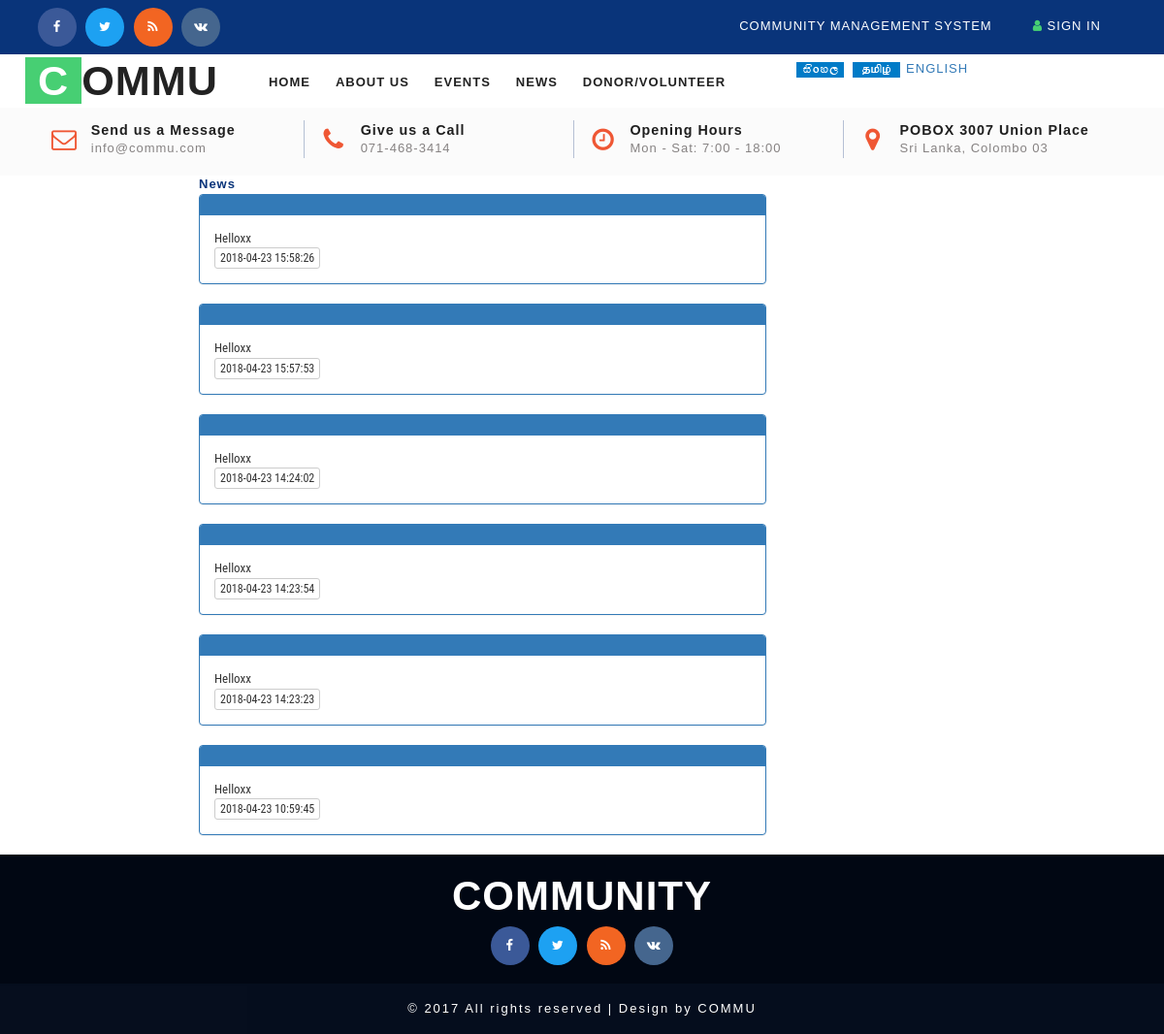
Before: /news.php with the older database file.
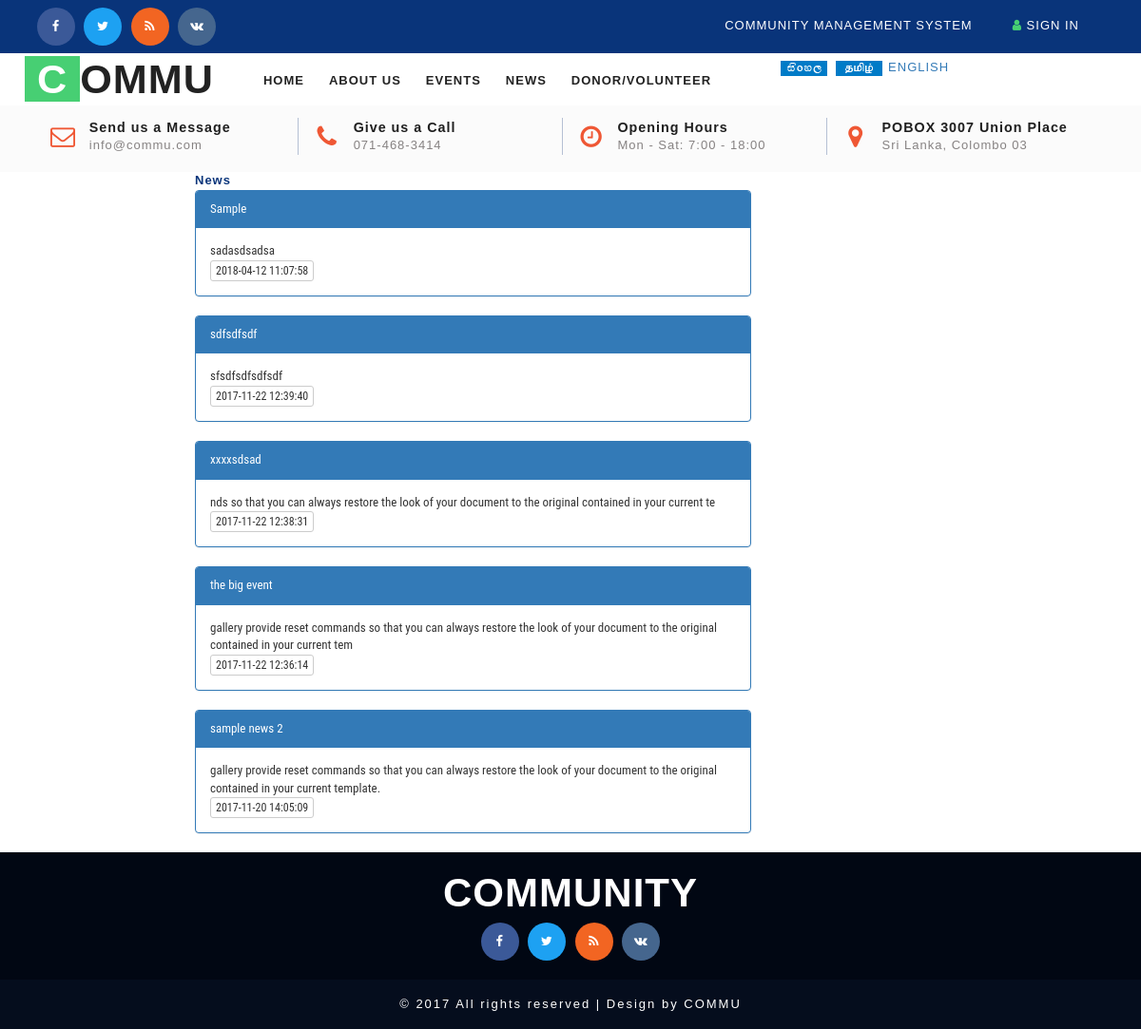
After: the same page with the newer database file.
### tables this page shows
CREATE TABLE `cms_news` (
  `id` int(5) NOT NULL AUTO_INCREMENT,
  `news_title` varchar(50) DEFAULT NULL,
  `description` varchar(250) DEFAULT NULL,
  `usercreated` int(5) DEFAULT NULL COMMENT 'cms_user',
  `datecreated` timestamp NOT NULL DEFAULT current_timestamp(),
  `status` varchar(10) DEFAULT 'ACTIVE' COMMENT 'ACT|DACT',
  PRIMARY KEY (`id`),
  KEY `FK_cms_news_user` (`usercreated`),
  CONSTRAINT `FK_cms_news_user` FOREIGN KEY (`usercreated`) REFERENCES `cms_user` (`id`)
);

### model/DB.php (called while the page is built, shortened)
<?php
function getDBConnection() {
    $servername = "localhost";
    $username = "root";
    $password = "123";
    $db = "cmsdb";
    $conn = mysqli_connect($servername, $username, $password, $db);
    if (!$conn) {
        die("Connection failed: " . mysqli_connect_error());
    } else {
        return $conn;
    }
}
function getData($sql) {
    $conn = getDBConnection();
    $result = mysqli_query($conn, $sql);
    if (mysqli_num_rows($result) > 0) {
        return $result;
    } else {
        return FALSE;
    }
}
?>

### news.php (the view, shortened to what the changed rows need)
<?php session_start();
   include './model/DB.php';
   ?>
<!DOCTYPE html>
<html lang="en">
    <head>
        <?php include_once './basecss.php'; ?>
    </head>
    <body>
        <div class="banner">
            <nav class="navbar navbar-default">
                <div class="navbar-header navbar-left">
                    <h1><a class="navbar-brand" href="index.html"><span>C</span>OMMU</a></h1>
                </div>
            </nav>
        </div>
        <div class = "row">
            <div class="col-md-6">
                <?php
                $sqlNews = " SELECT * FROM cms_news WHERE STATUS = 'ACTIVE' ORDER BY id DESC  ";
                $resultNews = getData($sqlNews);
                if ($resultNews != FALSE) {
                    while ($row = mysqli_fetch_assoc($resultNews)) {
                        ?>
<div class="panel panel-primary">
        <div class="panel-heading"><?= $row['news_title'] ?></div>
        <div class="panel-body">
           <?= $row['description'] ?>
            <br> <span class="btn btn-default btn-xs"><?= $row['datecreated'] ?></span>
        </div>
      </div>
                        <?php
                    }
                }
                ?>
            </div>
        </div>
        <?php include './_footer.php'; ?>
    </body>
</html>

Changed rows visible on the page:
removed cms_news: description "Helloxx", datecreated "2018-04-23 15:58:26"
removed cms_news: description "Helloxx", datecreated "2018-04-23 15:57:53"
removed cms_news: description "Helloxx", datecreated "2018-04-23 14:24:02"
removed cms_news: description "Helloxx", datecreated "2018-04-23 14:23:54"
removed cms_news: description "Helloxx", datecreated "2018-04-23 14:23:23"
no longer on this page (row edited): cms_news: description "Helloxx", datecreated "2018-04-23 10:59:45"
added cms_news: news_title "Sample", description "sadasdsadsa", datecreated "2018-04-12 11:07:58"
added cms_news: news_title "sdfsdfsdf", description "sfsdfsdfsdfsdf", datecreated "2017-11-22 12:39:40"
added cms_news: news_title "xxxxsdsad", description "nds so that you can always restore the look of your document to the original contained in your current te", datecreated "2017-11-22 12:38:31"
added cms_news: news_title "the big event", description "gallery provide reset commands so that you can always restore the look of your document to the original contained in your current tem", datecreated "2017-11-22 12:36:14"
added cms_news: news_title "sample news 2", description "gallery provide reset commands so that you can always restore the look of your document to the original contained in your current template.", datecreated "2017-11-20 14:05:09"
